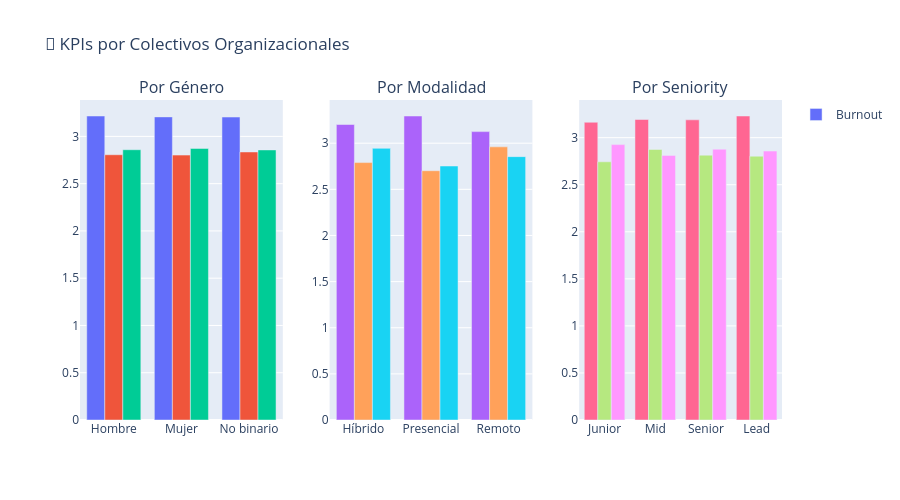

The code cell stored with this chart in its notebook:
### Markdown cell above
### Gráfico 6: KPIs por Colectivos (Género, Modalidad, Seniority)

### Code cell
# =====================================================
# GRÁFICO 6: KPIs POR COLECTIVOS
# =====================================================

fig = make_subplots(
    rows=1, cols=3,
    subplot_titles=("Por Género", "Por Modalidad", "Por Seniority"),
    specs=[[{"type": "bar"}, {"type": "bar"}, {"type": "bar"}]]
)

# Por género
by_gender = df_all.groupby("genero")[["kpi_burnout", "kpi_boreout", "kpi_bienestar"]].mean()
for i, kpi in enumerate(["kpi_burnout", "kpi_boreout", "kpi_bienestar"]):
    fig.add_trace(
        go.Bar(name=kpi.replace("kpi_", "").title(), x=by_gender.index, y=by_gender[kpi],
               showlegend=(i==0)),
        row=1, col=1
    )

# Por modalidad
by_mod = df_all.groupby("modalidad")[["kpi_burnout", "kpi_boreout", "kpi_bienestar"]].mean()
for i, kpi in enumerate(["kpi_burnout", "kpi_boreout", "kpi_bienestar"]):
    fig.add_trace(
        go.Bar(name=kpi.replace("kpi_", "").title(), x=by_mod.index, y=by_mod[kpi],
               showlegend=False),
        row=1, col=2
    )

# Por seniority
by_sen = df_all.groupby("seniority")[["kpi_burnout", "kpi_boreout", "kpi_bienestar"]].mean()
orden_sen = ["Junior", "Mid", "Senior", "Lead"]
by_sen = by_sen.loc[orden_sen]
for i, kpi in enumerate(["kpi_burnout", "kpi_boreout", "kpi_bienestar"]):
    fig.add_trace(
        go.Bar(name=kpi.replace("kpi_", "").title(), x=by_sen.index, y=by_sen[kpi],
               showlegend=False),
        row=1, col=3
    )

fig.update_layout(
    title_text="👥 KPIs por Colectivos Organizacionales",
    barmode='group',
    height=500
)
fig.show()

print("""
💡 INTERPRETACIÓN:
- Género: Detectar sesgos o diferencias
- Modalidad: Presencial vs híbrido vs remoto
- Seniority: Diferencias entre juniors, seniors y leads
""")

### Figure 1 — Plotly figure (JSON) as saved in the notebook; plotly's stock layout.template omitted (floating-point values rounded to 4 significant figures)
{"data": [{"name": "Burnout", "showlegend": true, "type": "bar", "x": ["Hombre", "Mujer", "No binario"], "xaxis": "x", "y": [3.216, 3.206, 3.205], "yaxis": "y"}, {"name": "Boreout", "showlegend": false, "type": "bar", "x": ["Hombre", "Mujer", "No binario"], "xaxis": "x", "y": [2.806, 2.802, 2.835], "yaxis": "y"}, {"name": "Bienestar", "showlegend": false, "type": "bar", "x": ["Hombre", "Mujer", "No binario"], "xaxis": "x", "y": [2.859, 2.873, 2.857], "yaxis": "y"}, {"name": "Burnout", "showlegend": false, "type": "bar", "x": ["Híbrido", "Presencial", "Remoto"], "xaxis": "x2", "y": [3.203, 3.295, 3.126], "yaxis": "y2"}, {"name": "Boreout", "showlegend": false, "type": "bar", "x": ["Híbrido", "Presencial", "Remoto"], "xaxis": "x2", "y": [2.79, 2.702, 2.961], "yaxis": "y2"}, {"name": "Bienestar", "showlegend": false, "type": "bar", "x": ["Híbrido", "Presencial", "Remoto"], "xaxis": "x2", "y": [2.945, 2.753, 2.854], "yaxis": "y2"}, {"name": "Burnout", "showlegend": false, "type": "bar", "x": ["Junior", "Mid", "Senior", "Lead"], "xaxis": "x3", "y": [3.164, 3.193, 3.189, 3.23], "yaxis": "y3"}, {"name": "Boreout", "showlegend": false, "type": "bar", "x": ["Junior", "Mid", "Senior", "Lead"], "xaxis": "x3", "y": [2.743, 2.875, 2.814, 2.803], "yaxis": "y3"}, {"name": "Bienestar", "showlegend": false, "type": "bar", "x": ["Junior", "Mid", "Senior", "Lead"], "xaxis": "x3", "y": [2.926, 2.812, 2.878, 2.857], "yaxis": "y3"}], "layout": {"annotations": [{"font": {"size": 16}, "showarrow": false, "text": "Por Género", "x": 0.1444, "xanchor": "center", "xref": "paper", "y": 1, "yanchor": "bottom", "yref": "paper"}, {"font": {"size": 16}, "showarrow": false, "text": "Por Modalidad", "x": 0.5, "xanchor": "center", "xref": "paper", "y": 1, "yanchor": "bottom", "yref": "paper"}, {"font": {"size": 16}, "showarrow": false, "text": "Por Seniority", "x": 0.8556, "xanchor": "center", "xref": "paper", "y": 1, "yanchor": "bottom", "yref": "paper"}], "barmode": "group", "height": 500, "title": {"text": "👥 KPIs por Colectivos Organizacionales"}, "xaxis": {"anchor": "y", "domain": [0, 0.2889]}, "xaxis2": {"anchor": "y2", "domain": [0.3556, 0.6444]}, "xaxis3": {"anchor": "y3", "domain": [0.7111, 1]}, "yaxis": {"anchor": "x", "domain": [0, 1]}, "yaxis2": {"anchor": "x2", "domain": [0, 1]}, "yaxis3": {"anchor": "x3", "domain": [0, 1]}}}
